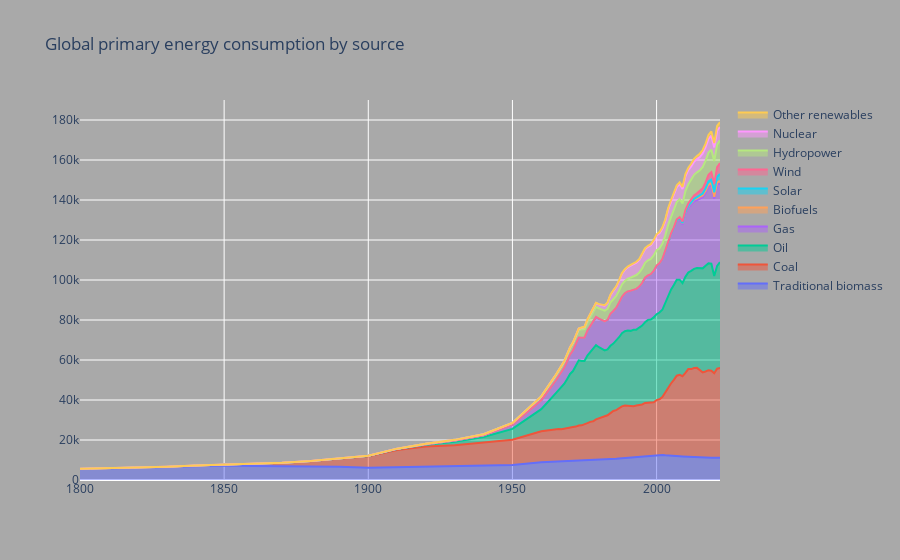

Here is the notebook cell this chart was saved with:
### Code cell
import plotly.graph_objs as go

fig = go.Figure()
fig.add_trace(go.Scatter(
name = 'Traditional biomass',
x = df_energy['Year'],
y = df_energy['Traditional biomass'],
fill = 'tozeroy',
mode = 'lines'))

for en in df_energy.columns[4:]:
    fig.add_trace(go.Scatter(
    name = en,
    x = df_energy['Year'],
    y = df_energy[en],
    fill = 'tonexty',
    mode = 'lines'))
    
fig.update_layout(title = 'Global primary energy consumption by source',
                  yaxis=dict(range=[0, 190000]),
                  paper_bgcolor='darkgray',
                  plot_bgcolor='darkgray')

fig.show()
